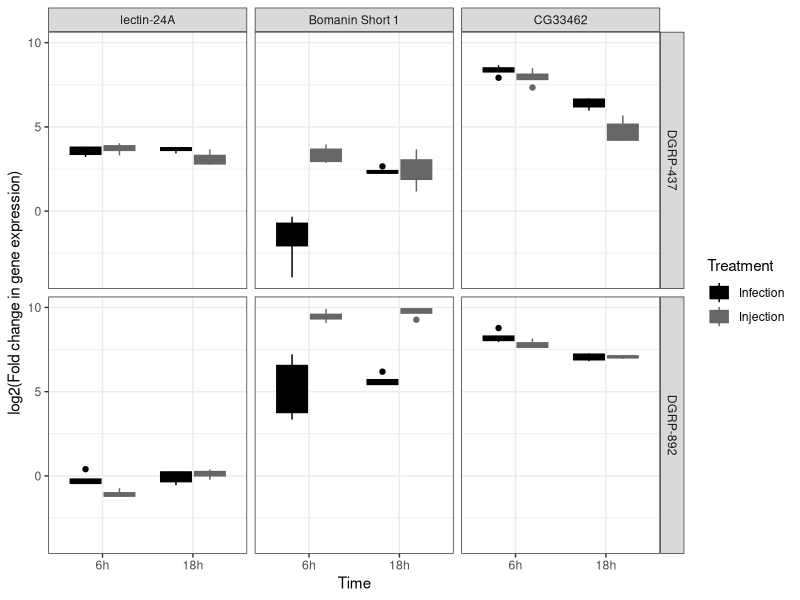
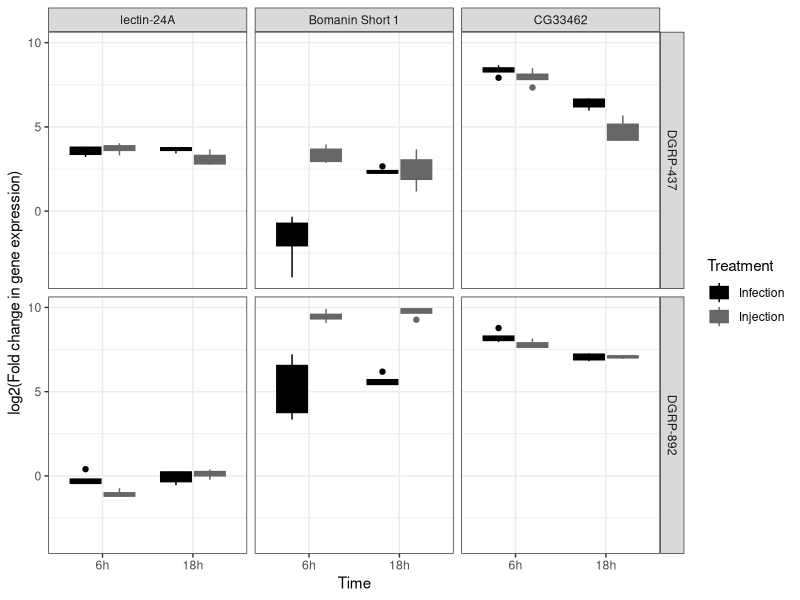

Here is the R script that generated these plots, in order: (Note: this script raises an error after producing the figures.)
#load required packages
library(ggplot2)
library(plyr)
library(multcomp)
library(Hmisc)
library(reshape2)
library(stringr)

#load dataset 
setwd(dirname(rstudioapi::getActiveDocumentContext()$path)) 
list.files()
data = read.table('injection_infection_qPCR.csv', sep=',',dec='.', head=T, check.names = F)
head(data)

data$Time = factor(data$Time, levels=c('6h', '18h'))


#Calculate DeltaCt
data$DeltaCtLectin = data$lectin_CT - data$rpl_CT
data$DeltaCtIM1 = data$IM1_CT - data$rpl_CT
data$DeltaCtCG33462 = data$CG33462_CT - data$rpl_CT


#Summarise data from control treatment: Calculate average of Ct and calculate Delta Ct. Test data will be normalised to this value
data_control = data[data$Treatment=='Control',]
data_control_summary = ddply(data_control, .(Line, Treatment, Time), summarise, 
                            mean_Rpl = mean(rpl_CT),
                            mean_Lectin = mean(lectin_CT), 
                            mean_IM1 = mean(IM1_CT),
                            mean_CG33462 = mean(CG33462_CT))

data_control_summary$mean_DeltaCtLectin = data_control_summary$mean_Lectin - data_control_summary$mean_Rpl
data_control_summary$mean_DeltaCtIM1 = data_control_summary$mean_IM1 - data_control_summary$mean_Rpl
data_control_summary$mean_DeltaCtCG33462 = data_control_summary$mean_CG33462 - data_control_summary$mean_Rpl


#Create dataset with test data and value of buffer injections for normalisation, per day of injecion
data_infection = data[!data$Treatment=='Control',]

mdata= merge(data_infection, data_control_summary, by=c('Line', 'Time'))

mdata$Fold_Change_Lectin = 2^(-(mdata$DeltaCtLectin - mdata$mean_DeltaCtLectin))
mdata$Fold_Change_IM1 = 2^(-(mdata$DeltaCtIM1 - mdata$mean_DeltaCtIM1))
mdata$Fold_Change_CG33462 = 2^(-(mdata$DeltaCtCG33462 - mdata$mean_DeltaCtCG33462))

subset= mdata[,c(1,2,3,19,20,21)]
msubset = melt(subset, id.vars=c('Line', 'Time', 'Treatment.x'))


###Plot boxplots
stage.labs <- c(
  `Fold_Change_Lectin` = "lectin-24A",
  `Fold_Change_IM1` = "Bomanin Short 1",
  `Fold_Change_CG33462` = "CG33462", 
  `437` = "DGRP-437", 
  `892` = "DGRP-892")

p=(ggplot(msubset, aes(x=Time, y=log2(value))))+
  geom_boxplot(aes(color=Treatment.x, fill=Treatment.x))+
  scale_color_manual(values=c('grey0', 'grey40'))+
  scale_fill_manual(values=c('grey0', 'grey40'))+
  ylab('log2(Fold change in gene expression)')+
  labs(color = "Treatment", fill= "Treatment")+
  theme_bw()+
  facet_grid(Line~variable, labeller = as_labeller(stage.labs))
p

pdf(file="Gene_Expression_Boxplots.pdf",height=5,width=5)
p
dev.off()




mdata_summary = ddply(mdata, .(Line,Selection_Regime), summarise, 
                      mean_Fold_Change_Atilla = mean(Fold_Change_Atilla),
                      mean_Fold_Change_PPO3 = mean(Fold_Change_PPO3),
                      mean_Fold_Change_Vkg = mean(Fold_Change_Vkg),
                      mean_Fold_Change_CG8157 = mean(Fold_Change_CG8157))

mdata_summary_2 = ddply(mdata_summary, .(Selection_Regime), summarise, 
                      mean_Fold_Change_Atilla = mean(mean_Fold_Change_Atilla),
                      mean_Fold_Change_PPO3 = mean(mean_Fold_Change_PPO3),
                      mean_Fold_Change_Vkg = mean(mean_Fold_Change_Vkg),
                      mean_Fold_Change_CG8157 = mean(mean_Fold_Change_CG8157))

#Plot fold change
p_Atilla = ggplot(mdata_summary_2, aes(x=Selection_Regime, y=log2(mean_Fold_Change_Atilla)))+
  geom_bar(stat='identity', fill='grey80')+
  geom_point(data=mdata_summary, aes(x=Selection_Regime, y=log2(mean_Fold_Change_Atilla)))
p_Atilla

p_PPO3 = ggplot(mdata_summary_2, aes(x=Selection_Regime, y=log2(mean_Fold_Change_PPO3)))+
  geom_bar(stat='identity', fill='grey80')+
  geom_point(data=mdata_summary, aes(x=Selection_Regime, y=log2(mean_Fold_Change_PPO3)))
p_PPO3

pdf(file="Atilla.pdf",height=4,width=6)
p_Atilla
dev.off()

pdf(file="PPO3.pdf",height=4,width=6)
p_PPO3
dev.off()
